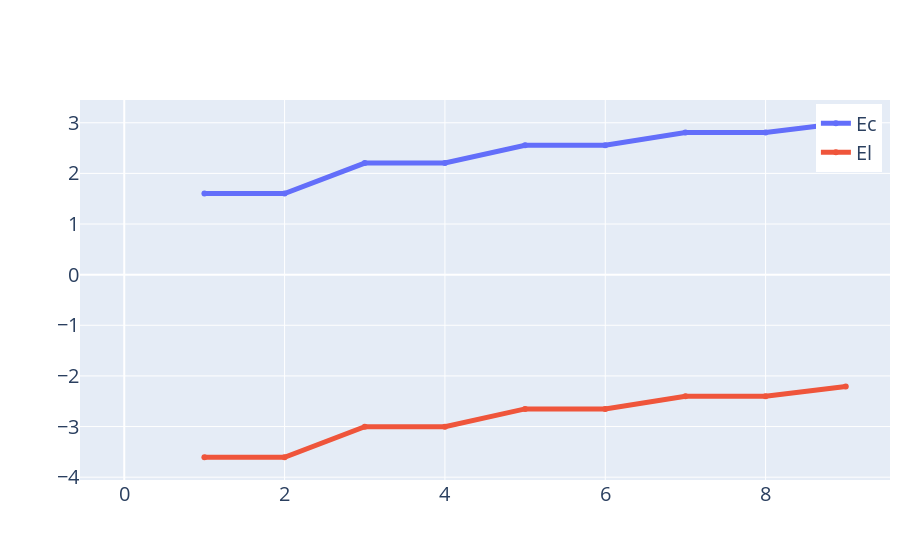

The notebook cell saved with this chart:
### Code cell
N = 10
plotCompare(arange(N),{'Ec':log10(cap),'El':log10(ind)})

### Figure 1 — Plotly figure (JSON) as saved in the notebook; plotly's stock layout.template omitted (floating-point values rounded to 4 significant figures; data arrays with more than 128 entries replaced by an {"elided": "..."} marker saying what was removed)
{"data": [{"line": {"width": 5}, "name": "Ec", "type": "scatter", "x": [0, 1, 2, 3, 4, 5, 6, 7, 8, 9], "y": {"elided": "201 float values"}}, {"line": {"width": 5}, "name": "El", "type": "scatter", "x": [0, 1, 2, 3, 4, 5, 6, 7, 8, 9], "y": {"elided": "201 float values"}}], "layout": {"font": {"size": 20}, "legend": {"x": 0.99, "xanchor": "right", "y": 0.99, "yanchor": "top"}, "margin": {"r": 10, "t": 100}, "showlegend": true}}
